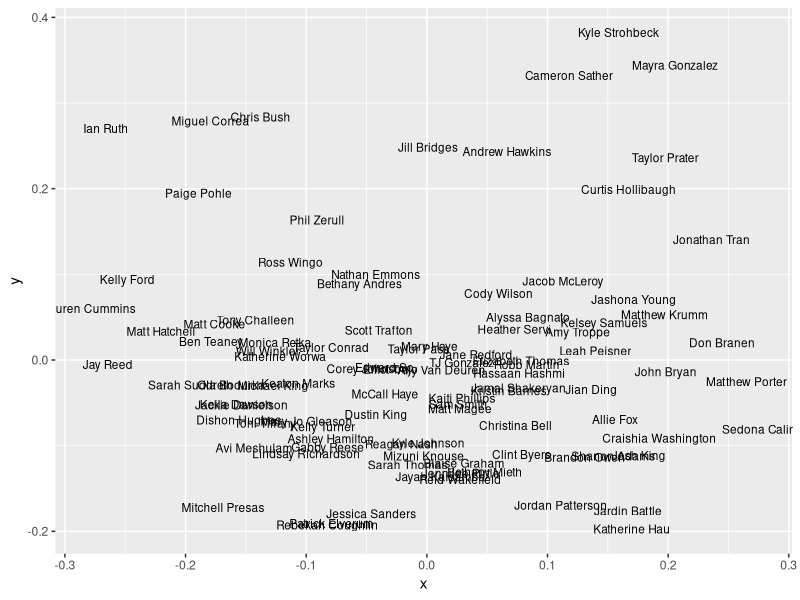
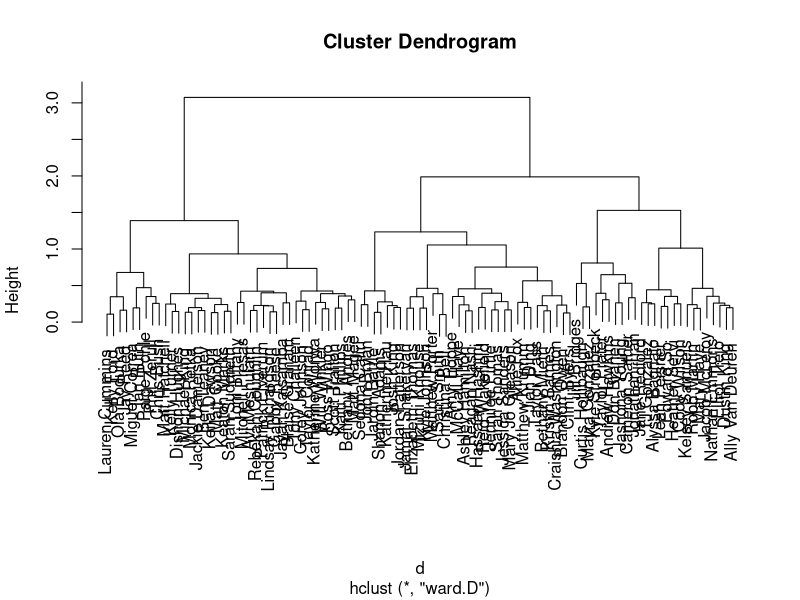

Write the R code that produced these figures, in order.
## load libraries
library(ggplot2) # for charting
library(vegan) # for jaccard

## simulate some data - 1200 rows, 5 features/cols/fields
features <- read.csv(file = "just_qs_name.csv", header=TRUE, row.names = 1)


## calculate jaccard distances
d <- vegdist(features, method = "jaccard")

## Multidimensional Scaling
fit <- cmdscale(d,eig=TRUE, k=2)


# prepare the data for plotting
mds <- data.frame(
  x    = fit$points[,1],
  y    = fit$points[,2],
  name = rownames(features))


# plot
ggplot(mds, aes(x=x,y=y,label=name )) + geom_text(size=3)

## bonus visualization! - a dendrogram
fit <- hclust(d, method="ward")
plot(fit)